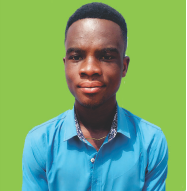
#> input picture GRACE_CHAPEL_DB/graphics/id.png, 187 x 191 px
$ python camtest.py
#> lines starting #> are read from the running program, lines starting #| are printed output that depends on the picture
#Import the tkinter library
from tkinter import *
import numpy as np
import cv2
from PIL import Image, ImageTk

#Create an instance of tkinter frame
win = Tk()
win.geometry("700x550")
#Load the image
img = cv2.imread('graphics/id.png')
#> img is the input picture: shape (191, 187, 3); mean B, G, R 113.8, 167.6, 117.4

#Rearrange colors
blue,green,red = cv2.split(img)
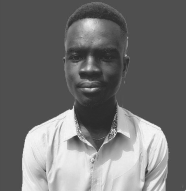
#> blue: shape (191, 187); min 41, max 255, mean 113.8
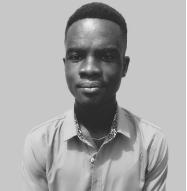
#> green: shape (191, 187); min 39, max 255, mean 167.6
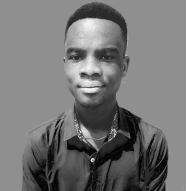
#> red: shape (191, 187); min 0, max 255, mean 117.4
img = cv2.merge((red,green,blue))
im = Image.fromarray(img)
imgtk = ImageTk.PhotoImage(image=im)

#Create a Label to display the image
Label(win, image= imgtk).pack()
win.mainloop()
